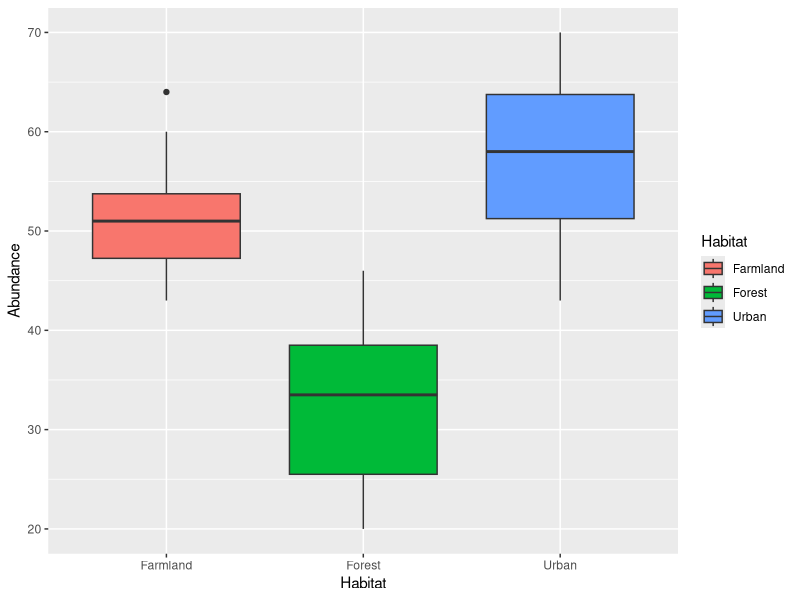
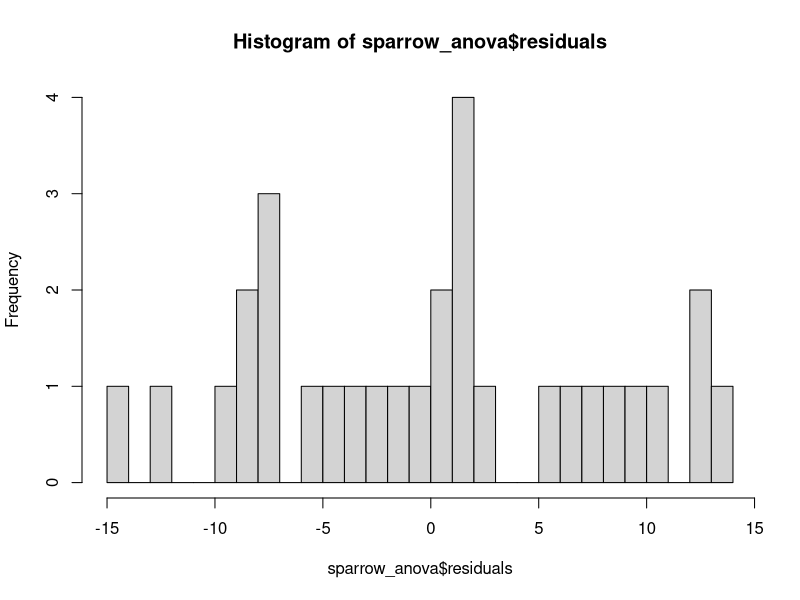
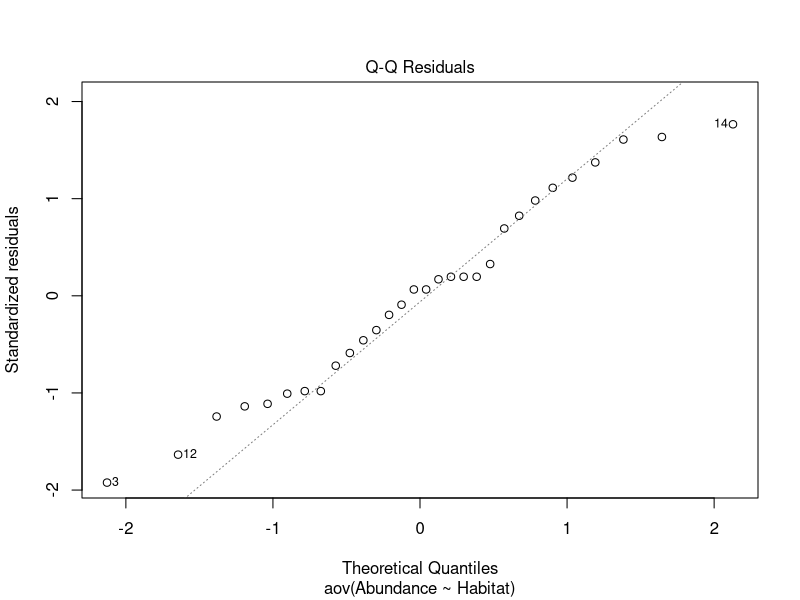
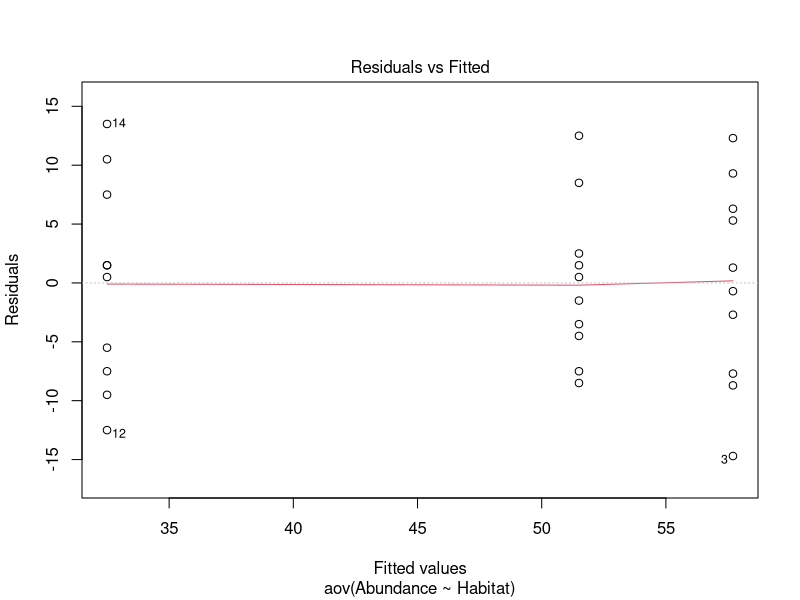
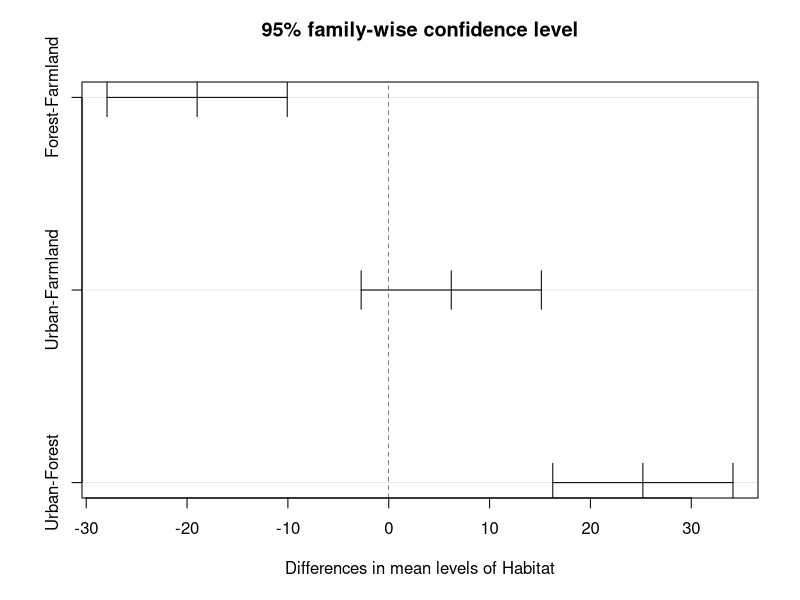
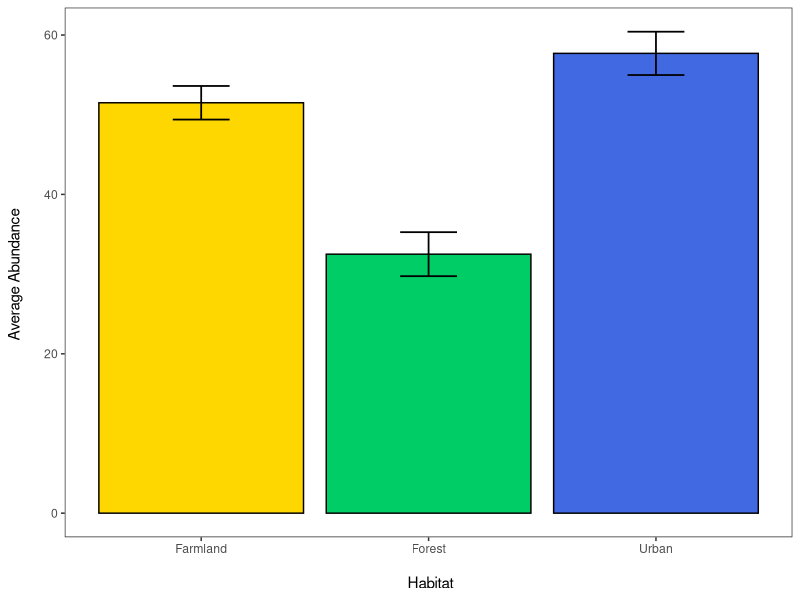
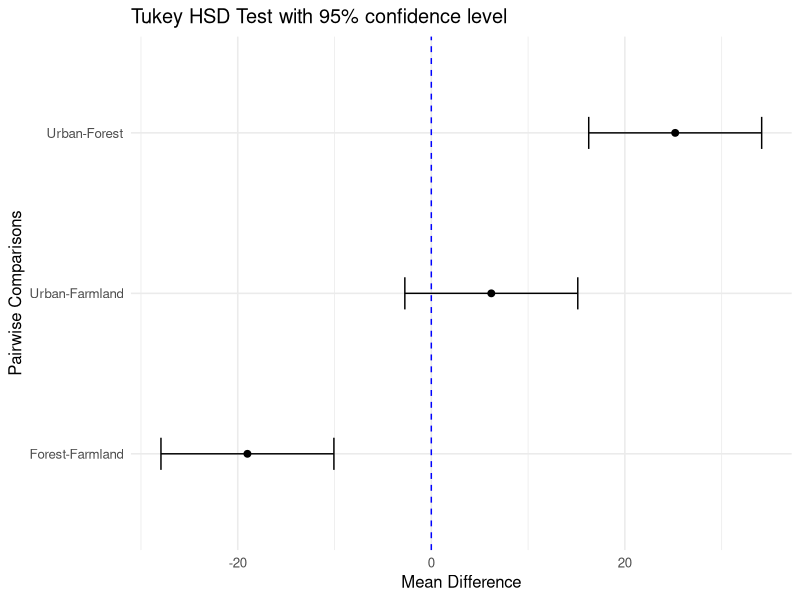

These charts were generated, in order, by the following R code:
# ANOVA and Tukey's HSD Tutorial full script

# Written by Abigail Haining (19/11/24)

# Tutorial Aims:
# 1) What is ANOVA and Tukey's Test?
# 2) Research question and hypothesis
# 3) Data manipulation
# 4) Data visualisation
# 5) Running a one-way ANOVA
# 6) Running Tukey's HSD
# 7) Communicating model results


# For 1 & 2 see tutorial ----


# 3) Data manipulation ----

# Set the working directory (enter your own filepath here)
setwd("C:/Users/abiga/OneDrive/3rd year/Data Science in EES/tutorial-Abigail-Louise")

# You can check where your working directory is
getwd()

# Load packages
library(tidyverse)
library(broom)

# Import data
sparrow <- read_csv("data/sparrow_data.csv")

# Check the data
head(sparrow)
print(sparrow)

# Convert data frame to long form
sparrow_long <- gather(sparrow, Habitat, Abundance, c(Urban, Forest, Farmland))

# Check variables
str(sparrow_long)


# 4) Data visualisation ----

# Visualising data with a boxplot
(sparrow_boxplot <- ggplot(sparrow_long, aes(x = Habitat, y = Abundance, fill = Habitat)) +
   geom_boxplot())


# 5) Running a one-way ANOVA ----

# Running a one-way ANOVA of abundance against habitat
sparrow_anova <- aov(Abundance ~ Habitat, data = sparrow_long)

# Printing summary output
summary(sparrow_anova)

# Checking assumptions:

# Normal distribution of residuals - this can be checked by plotting a histogram of the residuals and a normal Q-Q plot

hist(sparrow_anova$residuals, breaks = 30)  # Plotting histogram of residuals and increasing intervals to get a better visualisation
# The residuals do not look normally distributed

plot(sparrow_anova, which = 2) # Plotting Q-Q plot
# There are heavy tails present which suggests the data has a skewed distribution 
# Or the outliers do not follow a normal distribution (by looking at the histogram it appears to be the this)


# Checking for homoscedasticity
plot(sparrow_anova, which = 1)
# The red line is flat against grey dashed line which is what we want to see


# 6) Running Tukey's HSD ----

# Running Tukey's HSD post-hoc test on the anova output and setting the confidence level to 95%
(sparrow_test <- TukeyHSD(sparrow_anova, conf.level=.95))

# To convert results into a better presented format of the summary table you can use the broom package
(tukey_results <- broom::tidy(sparrow_test)) # Creating tidy data frame using broom

# Plotting Tukey's test result
plot(sparrow_test)



# Convert Tukey's test results to a tidy data frame
tukey_results <- broom::tidy(sparrow_test)



# 7) Communicating model results ----

# Creating summary table of key statistics 
sparrow_summary <- sparrow_long %>%
  group_by(Habitat) %>%                          # Grouping the abundance data by habitat
  summarise(n = n(),                             # "n" is the number of observations
            average_abundance = mean(Abundance), # Average abundance of each habitat
            SD = sd(Abundance)) %>%              # Standard deviation of abundance in each habitat
  mutate(SE = SD/sqrt(n))                        # Standard error of abundance in each habitat

# Creating bar plot of sparrow summary
(sparrow_barplot <- ggplot(data = sparrow_summary) +
  geom_bar(aes(x = Habitat, y = average_abundance, fill = Habitat),    # Creating bar plot with habitat on the x axis and average abundance on the y
           stat = "identity", colour = "black") +                      # Setting stat to identity uses average_abundance instead of count and adding black borders to bars
  geom_errorbar(aes(x = Habitat, ymin = average_abundance - SE,        # Adding error bars to represent standard error
                ymax = average_abundance + SE), width = 0.25,          # Setting width of the error bars to 0.25 for better visibility
                colour = "black", size = 0.6) +                        # Setting colour and thickness of error bars
  scale_fill_manual(values = c("gold", "springgreen3", "royalblue")) + # Setting bar colours to colourblind friendly colours
  labs(x = "\n Habitat", y = "Average Abundance \n") +                 # Adding axis titles (\n leaves a space between plot and title)
  theme_test() +                                                       # Changing theme
  theme(legend.position = "none"))                                     # Removing legend


# Improve Tukey's test result plot
(sparrow_tukey_plot <- ggplot(tukey_results, 
                              aes(x = contrast, y = estimate)) +    # Set x axis to pairwise comparisons and y to mean differences
  geom_point(color = "black", size = 2) +                           # Add points for mean differences and increase size
  geom_errorbar(aes(ymin = conf.low, ymax = conf.high),             # Add error bars showing confidence intervals
                width = 0.2, color = "black") +                     # Add error bars for confidence intervals
  geom_hline(yintercept = 0, linetype = "dashed", color = "blue") + # Add a reference line at 0 and highlight with blue colour
  coord_flip() +                                                    # Flip coordinates for horizontal orientation
  labs(x = "Pairwise Comparisons", y = "Mean Difference",           # Add informative axis titles
       title = "Tukey HSD Test with 95% confidence level") +        # Add plot title
  theme_minimal(base_size = 12))                                    # Apply a clean theme
